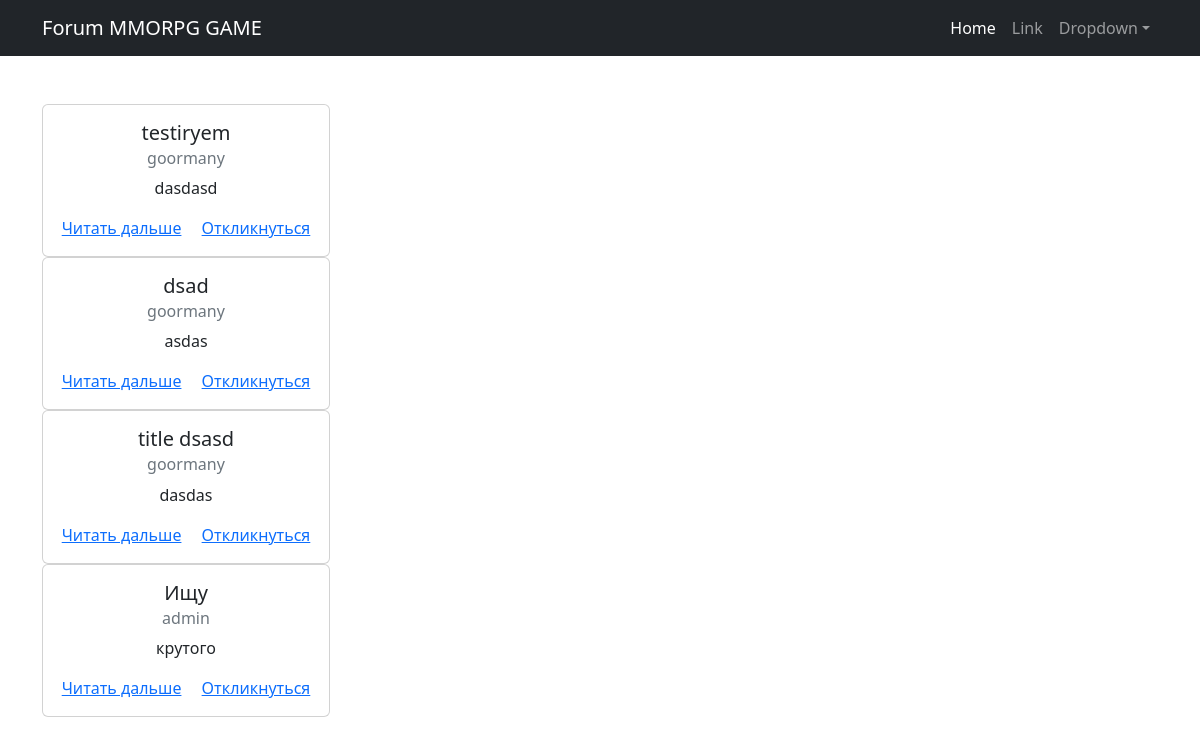
Before: / with the older database file.
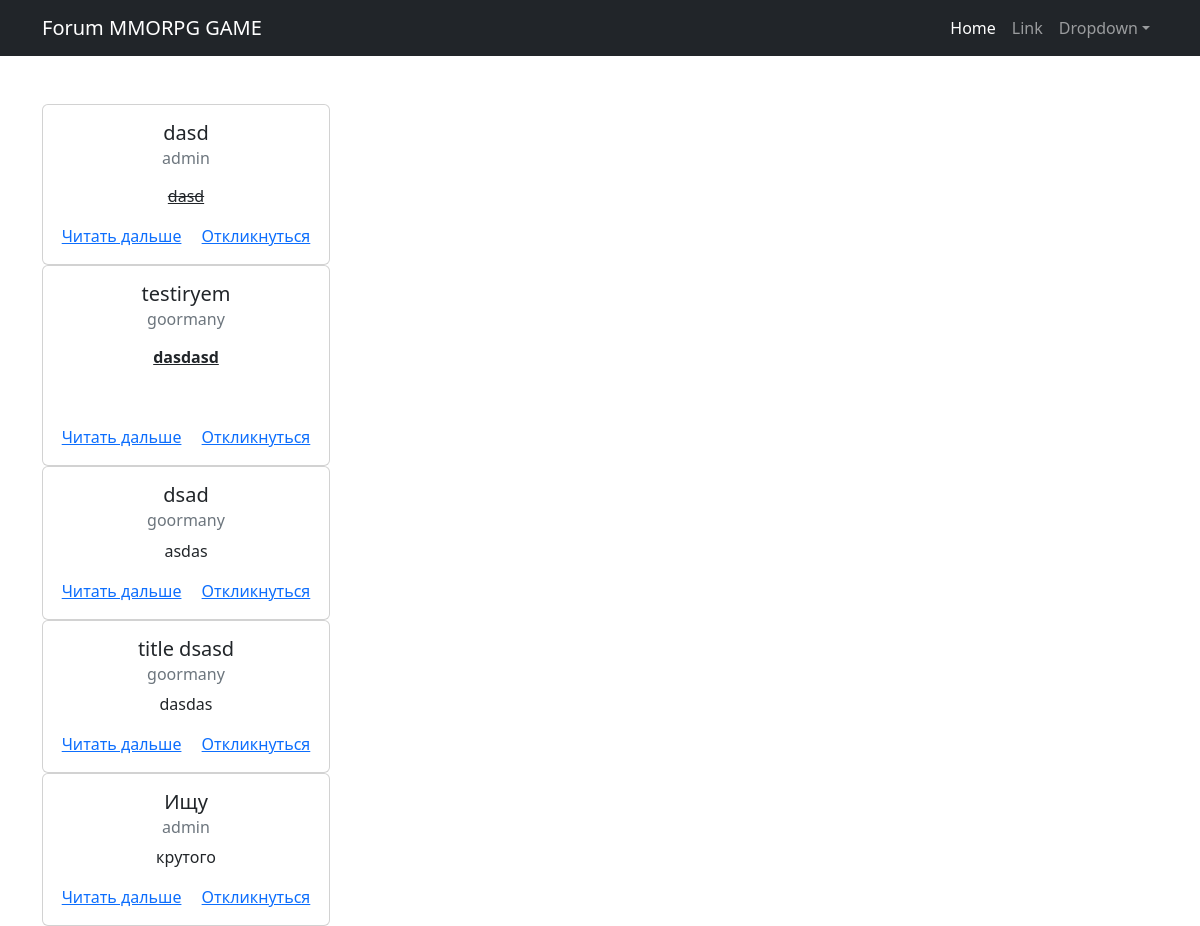
After: the same page with the newer database file.
### board/models.py (models this page shows, shortened)
class Post(models.Model):
    author_post = models.ForeignKey(Author, on_delete=models.CASCADE)
    title = models.CharField(max_length=128, blank=False, null=False)
    is_published = models.BooleanField(default=True)
    text = models.TextField(max_length=2048)
    category = models.ManyToManyField(Category)
    date_created = models.DateTimeField(auto_now_add=True)
    respond = models.ManyToManyField(User, through='ResponsePost', related_name='post_responses')
    def previous_text(self):
        return str(self.text[:128])
    class Meta:
        verbose_name = 'Объявление'
        verbose_name_plural = 'Объявления'

class Author(models.Model):
    author_user = models.OneToOneField(User, on_delete=models.CASCADE)
    def __str__(self):
        return self.author_user.username
    class Meta:
        verbose_name = ('Автор')
        verbose_name_plural = ('Авторы')

### board/views.py (the view)
# urls.py: path('', PostListView.as_view(), name='post_list'),
class PostListView(ListView):
    model = Post
    template_name = 'post_lists.html'
    context_object_name = 'posts'
    ordering = '-date_created'

### templates/post_lists.html (shortened to what this page needs)
<!DOCTYPE html>
{% extends 'default.html' %}
{% block content %}
    {% for i in posts %}
        <div class="card" style="width: 18rem;">
          <div class="card-body">
            <h5 class="card-title">{{i.title}}</h5>
            <h6 class="card-subtitle mb-2 text-muted">{{i.author_post}}</h6>
            <p class="card-text">{{i.previous_text | safe}}</p>
            <a href="{% url 'post_detail' i.pk %}" class="card-link">Читать дальше</a>
            <a href="{% url 'respond' i.pk %}" class="card-link">Откликнуться</a>
          </div>
        </div>
    {% endfor %}
{% endblock %}

### templates/default.html (shortened to what this page needs)
<!DOCTYPE html>
<html lang="en">
{% load static %}
    <head>
        <link href="{% static 'css/styles.css' %}" rel="stylesheet" />
    </head>
    <body>
        <nav class="navbar navbar-expand-lg navbar-dark bg-dark">
            <div class="container">
                <a class="navbar-brand" href="{% url 'post_list' %}">Forum MMORPG GAME</a>
                <div class="collapse navbar-collapse" id="navbarSupportedContent">
                    <ul class="navbar-nav ms-auto mb-2 mb-lg-0">
                        <li class="nav-item"><a class="nav-link active" aria-current="page" href="#">Home</a></li>
                        <li class="nav-item"><a class="nav-link" href="#">Link</a></li>
                        <li class="nav-item dropdown">
                            <a class="nav-link dropdown-toggle" id="navbarDropdown" href="#" role="button" data-bs-toggle="dropdown" aria-expanded="false">Dropdown</a>
                        </li>
                    </ul>
                </div>
            </div>
        </nav>
        <div class="container">
            <div class="text-center mt-5">
                {% block content %}
                {% endblock %}
            </div>
        </div>
    </body>
</html>

Changed rows visible on the page:
added Post: title "dasd", author_post "admin", previous_text "dasd"
